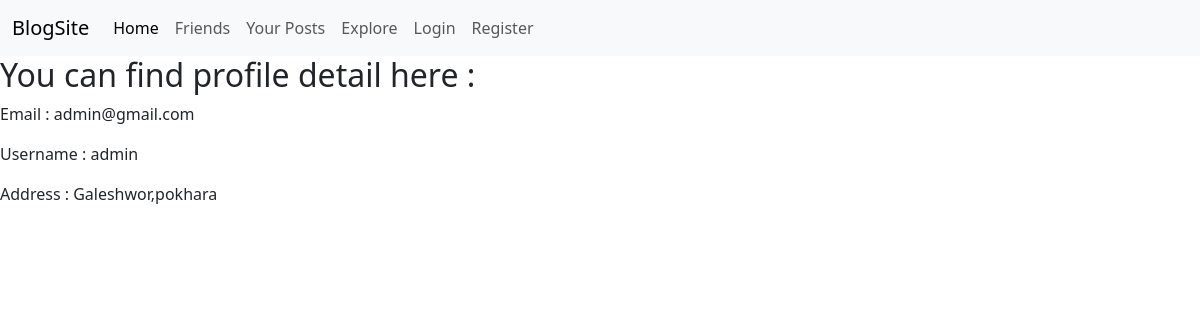
Page /profile/1/ on the committed database.
### accounts/models.py (models this page shows, shortened)
class Profile(models.Model):
    user=models.OneToOneField(settings.AUTH_USER_MODEL,on_delete=models.CASCADE,related_name='profile')
    date_of_birth=models.DateField(null=True,blank=True,validators=[validate_dob])
    address=models.CharField(null=True,blank=True,max_length=255)
    bio=models.CharField(null=True,blank=True,max_length=500)

class CustomUser(AbstractUser):
    email = models.EmailField(unique=True)
    USERNAME_FIELD='email'
    REQUIRED_FIELDS = ['username']
    objects=CustomUserManager()

### accounts/views.py (the view)
# urls.py: path('profile/<int:pk>/',ProfileDetailView.as_view(),name='profile_detail'),
class ProfileDetailView(DetailView):
    model=Profile
    context_object_name='profile'
    template_name='accounts/profiledetail.html'

### accounts/templates/accounts/profiledetail.html (shortened to what this page needs)
{% extends "../base.html" %}
{% block content %}
    <h2>You can find profile detail here :</h2>
    <p>Email : {{profile.user.email}} </p>
   <p>Username : {{profile.user.username}}</p>
    <p>Address : {{profile.address}}</p>
{% endblock content %}

### rows in the picture
Profile: user.email "admin@gmail.com", user.username "admin", address "Galeshwor,pokhara"
